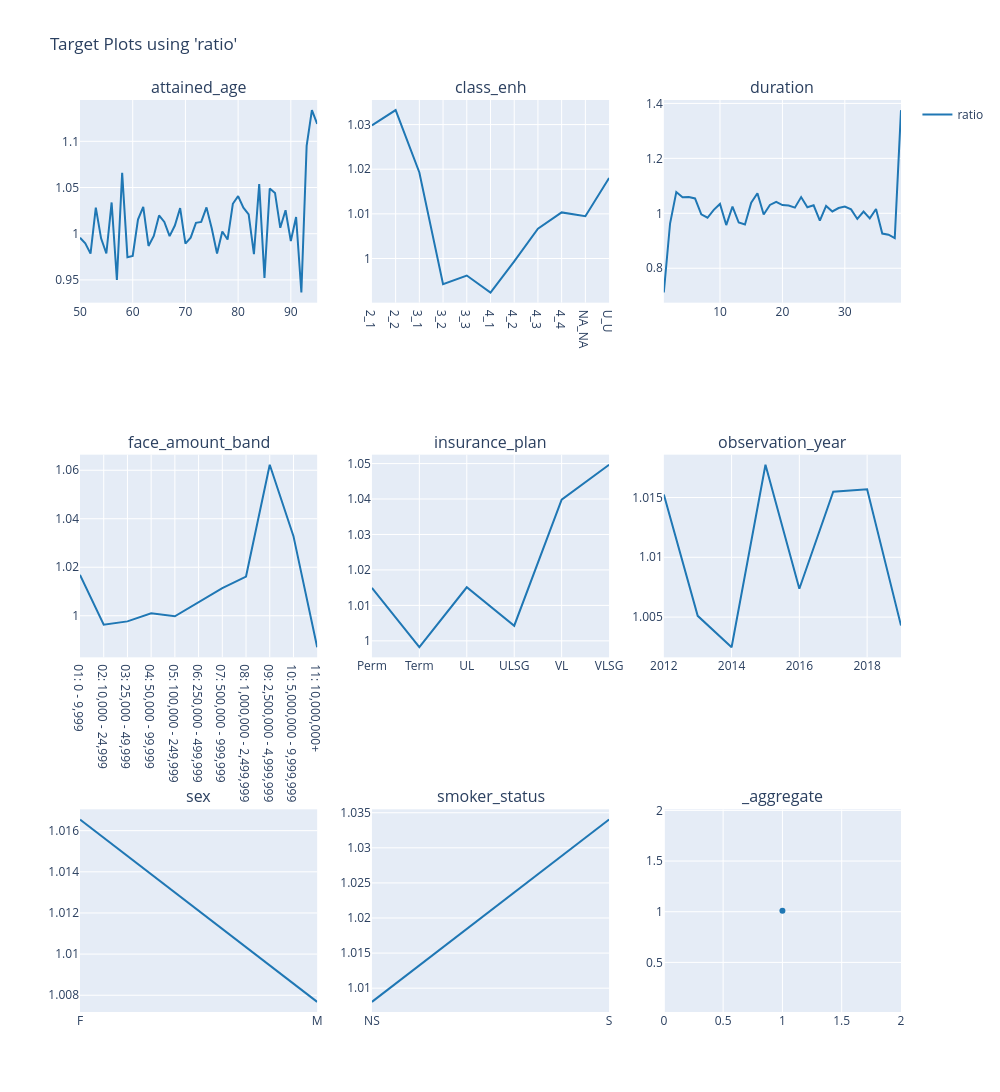

The code cell stored with this chart in its notebook:
### Markdown cell above
### Train/Test Ratios

### Code cell
# train
charters.target(
    df=model_data.loc[X_train.index],
    target="ratio",
    cols=3,
    features=model_features,
    numerator=["death_claim_amount"],
    denominator=["exp_amt_neural"],
).show()

### Figure 1 — Plotly figure (JSON) as saved in the notebook; plotly's stock layout.template omitted (floating-point values rounded to 4 significant figures)
{"data": [{"line": {"color": "#1F77B4"}, "mode": "lines", "name": "ratio", "showlegend": true, "type": "scatter", "x": [50, 51, 52, 53, 54, 55, 56, 57, 58, 59, 60, 61, 62, 63, 64, 65, 66, 67, 68, 69, 70, 71, 72, 73, 74, 75, 76, 77, 78, 79, 80, 81, 82, 83, 84, 85, 86, 87, 88, 89, 90, 91, 92, 93, 94, 95], "xaxis": "x", "y": [0.9957, 0.9895, 0.9784, 1.028, 0.995, 0.9786, 1.034, 0.9499, 1.066, 0.9746, 0.9759, 1.015, 1.029, 0.9867, 0.9975, 1.02, 1.013, 0.9973, 1.009, 1.028, 0.9893, 0.9957, 1.012, 1.013, 1.029, 1.006, 0.9786, 1.002, 0.9937, 1.032, 1.041, 1.028, 1.021, 0.9779, 1.054, 0.9522, 1.049, 1.044, 1.006, 1.025, 0.992, 1.018, 0.9363, 1.095, 1.134, 1.119], "yaxis": "y"}, {"line": {"color": "#1F77B4"}, "mode": "lines", "name": "ratio", "showlegend": false, "type": "scatter", "x": ["2_1", "2_2", "3_1", "3_2", "3_3", "4_1", "4_2", "4_3", "4_4", "NA_NA", "U_U"], "xaxis": "x2", "y": [1.03, 1.033, 1.019, 0.9942, 0.9962, 0.9924, 0.9994, 1.007, 1.01, 1.009, 1.018], "yaxis": "y2"}, {"line": {"color": "#1F77B4"}, "mode": "lines", "name": "ratio", "showlegend": false, "type": "scatter", "x": [1, 2, 3, 4, 5, 6, 7, 8, 9, 10, 11, 12, 13, 14, 15, 16, 17, 18, 19, 20, 21, 22, 23, 24, 25, 26, 27, 28, 29, 30, 31, 32, 33, 34, 35, 36, 37, 38, 39], "xaxis": "x3", "y": [0.7116, 0.9628, 1.077, 1.058, 1.059, 1.054, 0.9961, 0.9838, 1.012, 1.034, 0.9571, 1.025, 0.9664, 0.9591, 1.039, 1.073, 0.9957, 1.03, 1.042, 1.03, 1.029, 1.021, 1.059, 1.022, 1.029, 0.9732, 1.027, 1.007, 1.019, 1.024, 1.014, 0.9795, 1.007, 0.9815, 1.016, 0.9261, 0.9221, 0.9099, 1.376], "yaxis": "y3"}, {"line": {"color": "#1F77B4"}, "mode": "lines", "name": "ratio", "showlegend": false, "type": "scatter", "x": ["01: 0 - 9,999", "02: 10,000 - 24,999", "03: 25,000 - 49,999", "04: 50,000 - 99,999", "05: 100,000 - 249,999", "06: 250,000 - 499,999", "07: 500,000 - 999,999", "08: 1,000,000 - 2,499,999", "09: 2,500,000 - 4,999,999", "10: 5,000,000 - 9,999,999", "11: 10,000,000+"], "xaxis": "x4", "y": [1.017, 0.9963, 0.9977, 1.001, 0.9998, 1.006, 1.011, 1.016, 1.062, 1.033, 0.987], "yaxis": "y4"}, {"line": {"color": "#1F77B4"}, "mode": "lines", "name": "ratio", "showlegend": false, "type": "scatter", "x": ["Perm", "Term", "UL", "ULSG", "VL", "VLSG"], "xaxis": "x5", "y": [1.015, 0.9982, 1.015, 1.004, 1.04, 1.05], "yaxis": "y5"}, {"line": {"color": "#1F77B4"}, "mode": "lines", "name": "ratio", "showlegend": false, "type": "scatter", "x": [2012, 2013, 2014, 2015, 2016, 2017, 2018, 2019], "xaxis": "x6", "y": [1.015, 1.005, 1.002, 1.018, 1.007, 1.015, 1.016, 1.004], "yaxis": "y6"}, {"line": {"color": "#1F77B4"}, "mode": "lines", "name": "ratio", "showlegend": false, "type": "scatter", "x": ["F", "M"], "xaxis": "x7", "y": [1.017, 1.008], "yaxis": "y7"}, {"line": {"color": "#1F77B4"}, "mode": "lines", "name": "ratio", "showlegend": false, "type": "scatter", "x": ["NS", "S"], "xaxis": "x8", "y": [1.008, 1.034], "yaxis": "y8"}, {"line": {"color": "#1F77B4"}, "mode": "markers", "name": "ratio", "showlegend": false, "type": "scatter", "x": [1], "xaxis": "x9", "y": [1.01], "yaxis": "y9"}], "layout": {"annotations": [{"font": {"size": 16}, "showarrow": false, "text": "attained_age", "x": 0.1444, "xanchor": "center", "xref": "paper", "y": 1, "yanchor": "bottom", "yref": "paper"}, {"font": {"size": 16}, "showarrow": false, "text": "class_enh", "x": 0.5, "xanchor": "center", "xref": "paper", "y": 1, "yanchor": "bottom", "yref": "paper"}, {"font": {"size": 16}, "showarrow": false, "text": "duration", "x": 0.8556, "xanchor": "center", "xref": "paper", "y": 1, "yanchor": "bottom", "yref": "paper"}, {"font": {"size": 16}, "showarrow": false, "text": "face_amount_band", "x": 0.1444, "xanchor": "center", "xref": "paper", "y": 0.6111, "yanchor": "bottom", "yref": "paper"}, {"font": {"size": 16}, "showarrow": false, "text": "insurance_plan", "x": 0.5, "xanchor": "center", "xref": "paper", "y": 0.6111, "yanchor": "bottom", "yref": "paper"}, {"font": {"size": 16}, "showarrow": false, "text": "observation_year", "x": 0.8556, "xanchor": "center", "xref": "paper", "y": 0.6111, "yanchor": "bottom", "yref": "paper"}, {"font": {"size": 16}, "showarrow": false, "text": "sex", "x": 0.1444, "xanchor": "center", "xref": "paper", "y": 0.2222, "yanchor": "bottom", "yref": "paper"}, {"font": {"size": 16}, "showarrow": false, "text": "smoker_status", "x": 0.5, "xanchor": "center", "xref": "paper", "y": 0.2222, "yanchor": "bottom", "yref": "paper"}, {"font": {"size": 16}, "showarrow": false, "text": "_aggregate", "x": 0.8556, "xanchor": "center", "xref": "paper", "y": 0.2222, "yanchor": "bottom", "yref": "paper"}], "height": 1200, "legend": {"orientation": "v", "x": 1.02, "xanchor": "left", "y": 1, "yanchor": "top"}, "title": {"text": "Target Plots using 'ratio'"}, "width": 1000, "xaxis": {"anchor": "y", "domain": [0, 0.2889]}, "xaxis2": {"anchor": "y2", "domain": [0.3556, 0.6444]}, "xaxis3": {"anchor": "y3", "domain": [0.7111, 1]}, "xaxis4": {"anchor": "y4", "domain": [0, 0.2889]}, "xaxis5": {"anchor": "y5", "domain": [0.3556, 0.6444]}, "xaxis6": {"anchor": "y6", "domain": [0.7111, 1]}, "xaxis7": {"anchor": "y7", "domain": [0, 0.2889]}, "xaxis8": {"anchor": "y8", "domain": [0.3556, 0.6444]}, "xaxis9": {"anchor": "y9", "domain": [0.7111, 1]}, "yaxis": {"anchor": "x", "domain": [0.7778, 1], "type": "-"}, "yaxis2": {"anchor": "x2", "domain": [0.7778, 1]}, "yaxis3": {"anchor": "x3", "domain": [0.7778, 1]}, "yaxis4": {"anchor": "x4", "domain": [0.3889, 0.6111]}, "yaxis5": {"anchor": "x5", "domain": [0.3889, 0.6111]}, "yaxis6": {"anchor": "x6", "domain": [0.3889, 0.6111]}, "yaxis7": {"anchor": "x7", "domain": [0, 0.2222]}, "yaxis8": {"anchor": "x8", "domain": [0, 0.2222]}, "yaxis9": {"anchor": "x9", "domain": [0, 0.2222]}}}
